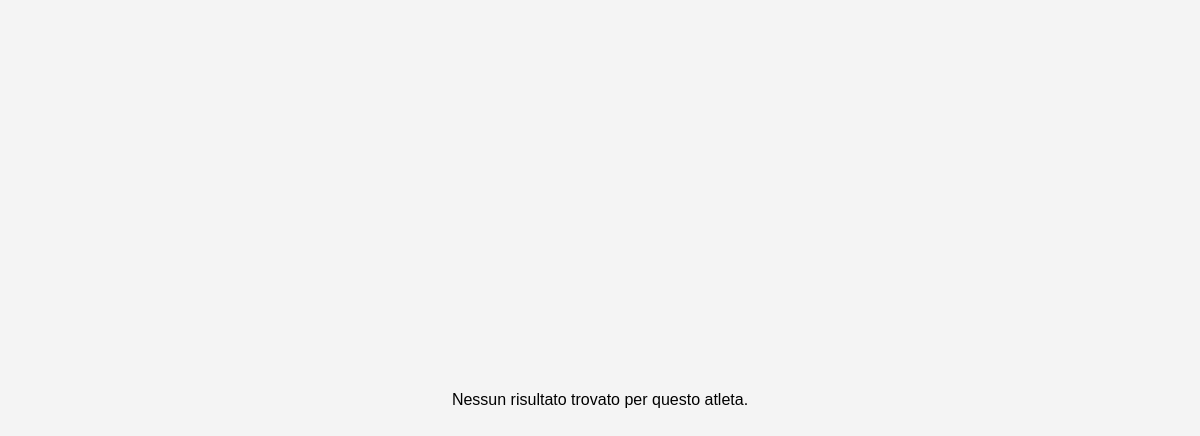
The app's page /atleta.php?atleta=Luca+Puma, older data.
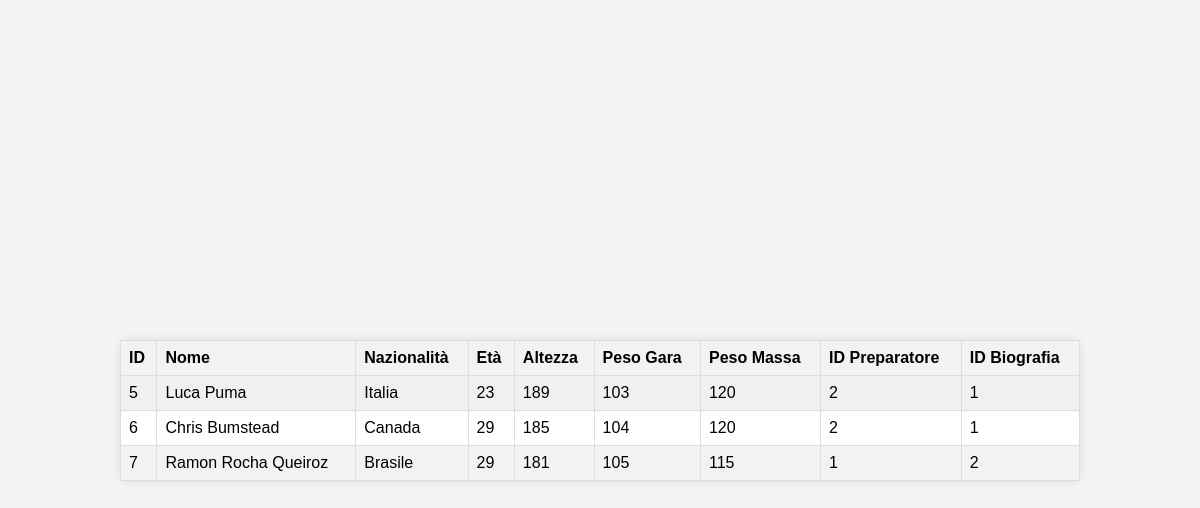
The same page, newer data.
### tables this page shows
CREATE TABLE `atleti` (
  `id` int(11) NOT NULL,
  `nome` varchar(50) NOT NULL,
  `nazionalita` varchar(50) NOT NULL,
  `eta` int(11) NOT NULL,
  `altezza` varchar(50) NOT NULL,
  `peso_gara` int(50) NOT NULL,
  `peso_massa` int(11) NOT NULL,
  `id_preparatore` int(11) NOT NULL,
  `id_biografia` int(11) NOT NULL
);

### atleta.php (the view, shortened to what this page needs)
<!DOCTYPE html>
<html lang="en">
<head>
</head>
<body>
<?php
include 'credenziali.php';
$conn = new mysqli($servername, $username, $password, $dbname);
if (isset($_GET['atleta'])) {
    $atleta = $_GET['atleta'];
    $sql = "SELECT * FROM ATLETI";
    $result = $conn->query($sql);
    if ($result->num_rows > 0) {
        echo "<table><tr><th>ID</th><th>Nome</th><th>Nazionalità</th><th>Età</th><th>Altezza</th><th>Peso Gara</th><th>Peso Massa</th><th>ID Preparatore</th><th>ID Biografia</th></tr>";
        while ($row = $result->fetch_assoc()) {
            echo "<tr" . ($row['nome'] == $atleta ? ' class="selected"' : '') . ">";
            foreach ($row as $value) {
                echo "<td>" . $value . "</td>";
            }
            echo "</tr>";
        }
        echo "</table>";
    } else {
        echo "Nessun risultato trovato per questo atleta.";
    }
} else {
    echo "Nome dell'atleta non specificato.";
}
?>
</body>
</html>

Row changes from the older to the newer data that the page shows:
added atleti: id "5", nome "Luca Puma", nazionalita "Italia", eta "23", altezza "189", peso_gara "103", peso_massa "120", id_preparatore "2", id_biografia "1"
added atleti: id "6", nome "Chris Bumstead", nazionalita "Canada", eta "29", altezza "185", peso_gara "104", peso_massa "120", id_preparatore "2", id_biografia "1"
added atleti: id "7", nome "Ramon Rocha Queiroz", nazionalita "Brasile", eta "29", altezza "181", peso_gara "105", peso_massa "115", id_preparatore "1", id_biografia "2"
Text that changed along with them:
text no longer shown: "Nessun risultato trovato per questo atleta."
text now shown: "ID Nome Nazionalità Età Altezza Peso Gara Peso Massa ID Preparatore ID Biografia"
